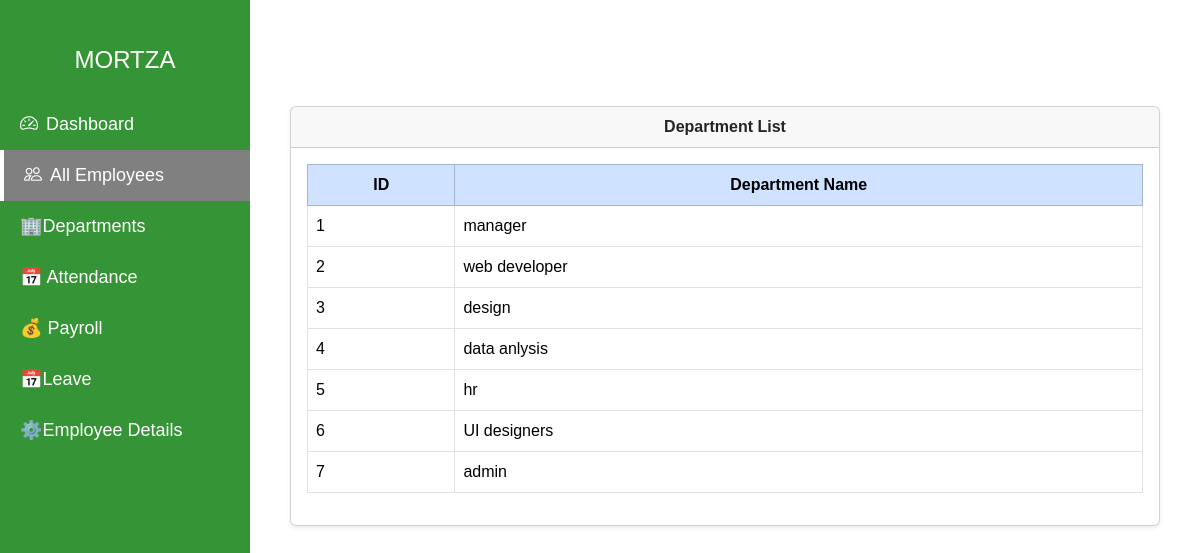
Screenshot of /departments/ with the database file from the repository.
### employees/models.py (models this page shows, shortened)
class Department(models.Model):
    name = models.CharField(max_length=100)

### employees/views.py (the view)
# urls.py: path('departments/', views.view_departments, name='view_departments'),
def view_departments(request):
    departments = Department.objects.all()
    return render(request, 'employees/departments.html', {'departments': departments})

### employees/templates/employees/departments.html (shortened to what this page needs)
{% load static %}
<!DOCTYPE html>
<html lang="en">
<head>
  <link href="https://cdn.jsdelivr.net/npm/bootstrap@5.3.3/dist/css/bootstrap.min.css" rel="stylesheet">
  <link href="https://cdn.jsdelivr.net/npm/bootstrap-icons@1.11.1/font/bootstrap-icons.css" rel="stylesheet">
</head>
<body>
  <div class="sidebar" id="sidebar">
   <div class="position-relative mb-4 px-3 pt-3">
  <h4 class="m-0 text-center">MORTZA</h4>
</div>
     {% if request.user.is_superuser %}
    <a href="{% url 'dashboard' %}" ><i class="bi bi-speedometer2 me-2"></i>Dashboard</a>
    <a href="{% url 'employee_list' %}" class="active"><i class="bi bi-people me-2"></i>All Employees</a>
     <a href="{% url 'view_departments' %}" >🏢Departments</a>
      <a href="{% url 'attendance_list' %}">📅 Attendance</a>
    <a href="{% url 'payroll_list' %}">💰 Payroll</a>
    <a href="{% url 'leave_list' %}">📅Leave</a>
     <a href="{% url 'employee_detail' %}">⚙️Employee Details </a>
  </div>
    {% else %}
     <a href="{% url 'employee_dashboard' %}" ><i class="bi bi-speedometer2 me-2"></i>Dashboard</a>
    <a href="{% url 'employee_list' %}" class="active"><i class="bi bi-people me-2"></i>All Employees</a>
     <a href="{% url 'view_departments' %}" >🏢Departments</a>
      <a href="{% url 'attendance_list' %}">📅 Attendance</a>
    <a href="{% url 'payroll_list' %}">💰 Payroll</a>
    <a href="{% url 'leave_list' %}">📅Leave</a>
     <a href="{% url 'employee_detail' %}">⚙️Employee Details </a>
     {% endif %}
 </div>
  <div class="main-content">
    <div class="d-flex justify-content-between align-items-center mb-4">
      <h3 class="fw-bold">Departments</h3>
    </div>
    {% if departments %}
      <div class="card shadow-sm">
        <div class="card-header fw-bold text-center">Department List</div>
        <div class="card-body table-responsive">
          <table class="table table-bordered table-hover">
            <thead class="table-primary text-center">
              <tr>
                <th>ID</th>
                <th>Department Name</th>
              </tr>
            </thead>
            <tbody>
              {% for dept in departments %}
              <tr>
                <td>{{ forloop.counter }}</td>
                <td>{{ dept.name }}</td>
              </tr>
              {% endfor %}
            </tbody>
          </table>
        </div>
      </div>
    {% else %}
      <div class="alert alert-info">No departments found.</div>
    {% endif %}
  </div>
</body>
</html>

### rows the page displays
Department: name "manager"
Department: name "web developer"
Department: name "design"
Department: name "data anlysis"
Department: name "hr"
Department: name "UI designers"
Department: name "admin"
